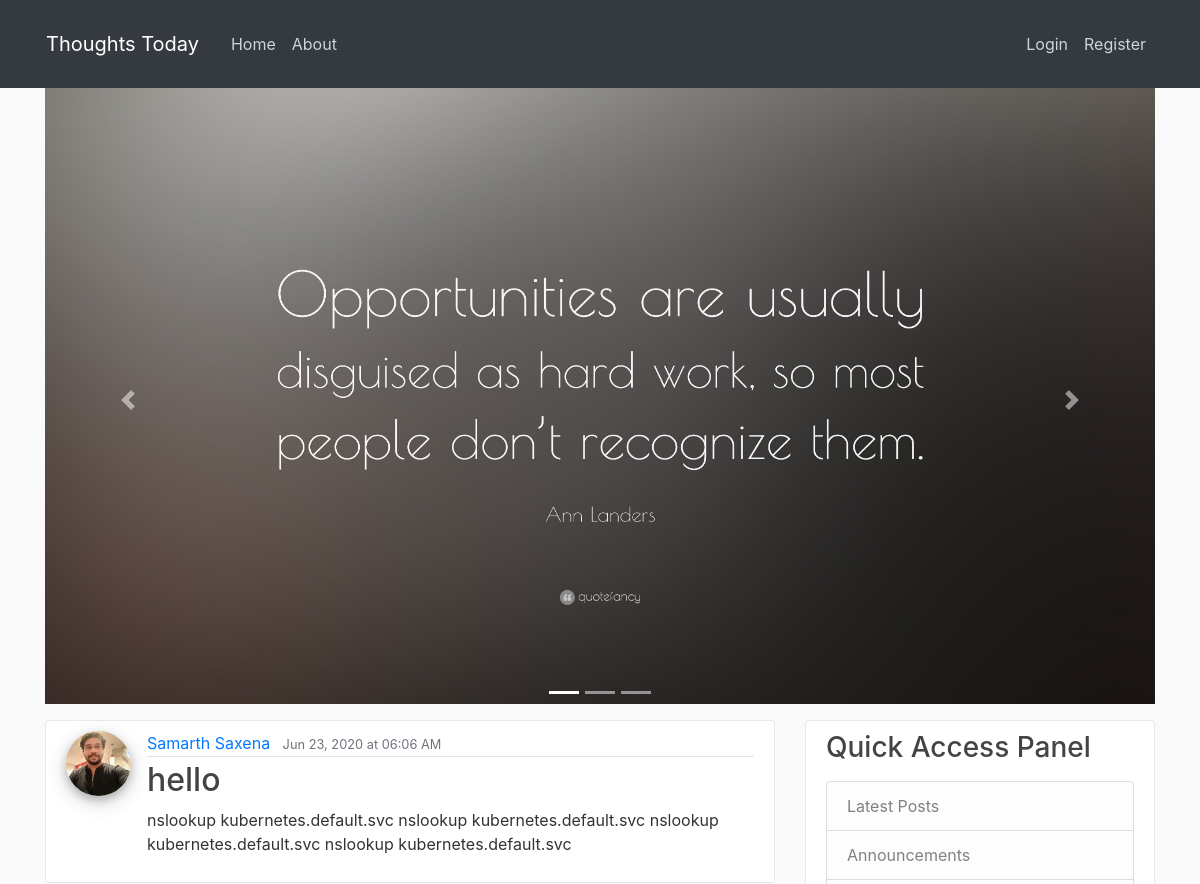
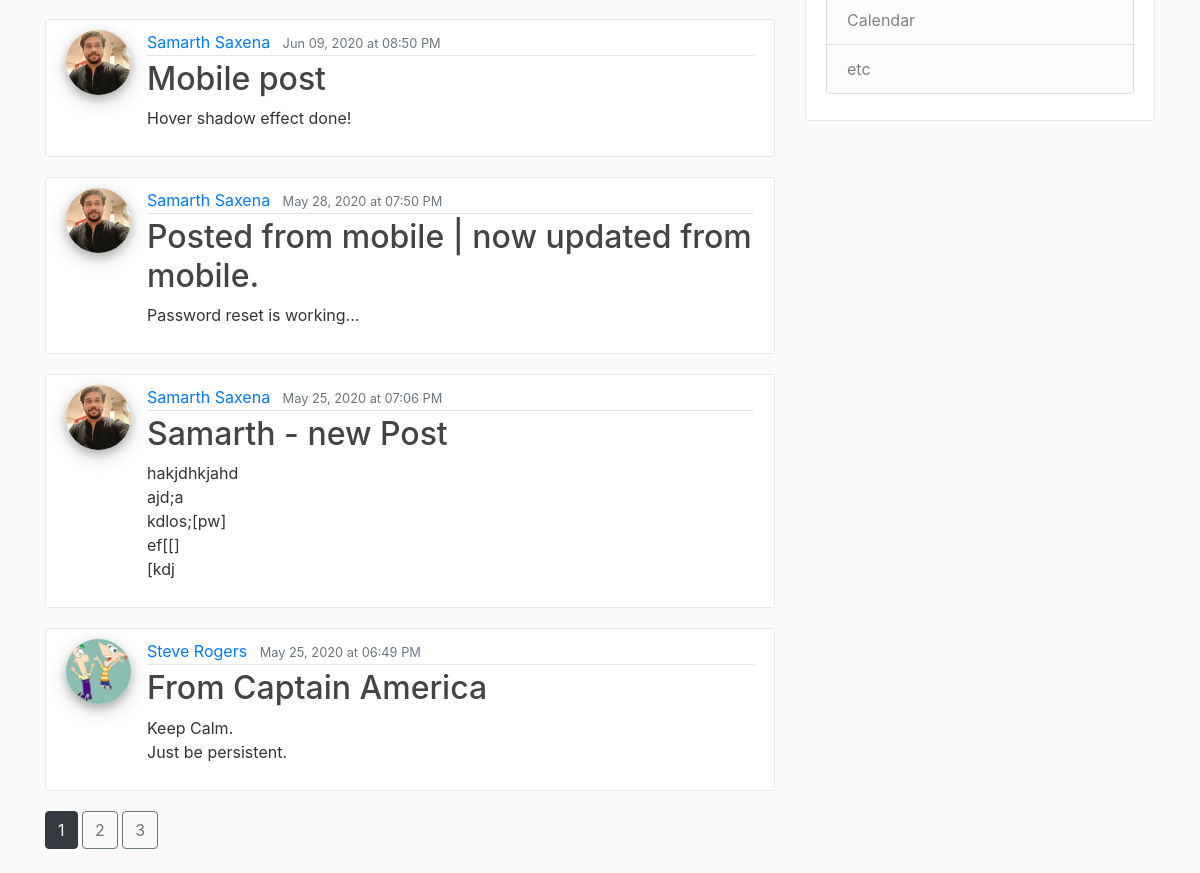
The page /home on the database its author committed (2 pictures, top to bottom).
### flaskblog/models.py (models this page shows, shortened)
class Post(db.Model):
    id = db.Column(db.Integer, primary_key=True)
    title = db.Column(db.String(120), nullable=False)
    date_posted = db.Column(db.DateTime, nullable=False,
                            default=datetime.utcnow)  # Just passing the function as an argument rather executed result of that.
    content = db.Column(db.Text, nullable=False)
    user_id = db.Column(db.Integer, db.ForeignKey('user.id'), nullable=False)

class User(db.Model, UserMixin):
    id = db.Column(db.Integer, primary_key=True)
    username = db.Column(db.String(20), unique=True, nullable=False)
    email = db.Column(db.String(120), unique=True, nullable=False)
    image_file = db.Column(db.String(120), nullable=False, default='default.jpg')
    password = db.Column(db.String(60), nullable=False)
    posts = db.relationship('Post', backref='author',
                            lazy=True)  # backref is just to add the extra attribute to Post model, on the fly.

### flaskblog/main/routes.py (the view)
@main.route("/")
@main.route('/home')
def home():
    page = request.args.get('page', 1, type=int)
    posts = Post.query.order_by(Post.date_posted.desc()).paginate(per_page=PER_PAGE_POSTS)
    return render_template('home.html', posts=posts)

### flaskblog/templates/home.html
{% extends "layout.html"%}
{%block content%}
{% for post in posts.items %}
<article class="media content-section">
    <img class="rounded-circle article-img"
         src="{{ url_for('static', filename='profile_pics/'+post.author.image_file) }}">
    <div class="media-body">
        <div class="article-metadata">
            <a class="mr-2" href="{{ url_for('users.username_post', username=post.author.username) }}">{{ post.author.username
                }}</a>
            <small class="text-muted">{{ post.date_posted.strftime('%b %d, %Y at %I:%M %p') }}</small>
        </div>
        <h2><a class="article-title" href="{{ url_for('posts.post', post_id=post.id) }}">{{ post.title }}</a></h2>
        <p class="article-content">{{ post.content }}</p>
    </div>
</article>
{% endfor %}
{% for page_num in posts.iter_pages( left_edge=1, right_edge=1, left_current=1, right_current=2) %}
{% if page_num %}
{% if posts.page == page_num %}
<a class="btn btn-dark mb-4" href="{{ url_for('main.home', page=page_num) }}">{{ page_num }}</a>
{% else %}
<a class="btn btn-outline-secondary mb-4" href="{{ url_for('main.home', page=page_num) }}">{{ page_num }}</a>
{% endif %}
{% else %}
<small>...</small>
{% endif %}
{% endfor %}
{% endblock content%}

### flaskblog/templates/layout.html (shortened to what this page needs)
<!DOCTYPE html>
<html lang="en" dir="ltr">
<head>
    <link href="{{ url_for('static',filename='bootstrap.min.css') }}"
 rel="stylesheet">
    <link href="{{ url_for('static',filename='main.css') }}" rel="stylesheet" type="text/css">
</head>
<body>
<header class="site-header">
    <nav class="navbar navbar-expand-lg bg-dark navbar-dark fixed-top">
        <div class="container p-3">
            <a class="navbar-brand mr-4" href="/">Thoughts Today</a>
            <div class="collapse navbar-collapse" id="navbarToggle">
                <div class="navbar-nav mr-auto">
                    <a class="nav-item nav-link" href="{{ url_for('main.home') }}">Home</a>
                    <a class="nav-item nav-link" href="{{ url_for('main.about') }}">About</a>
                </div>
                <div class="navbar-nav">
                    {% if current_user.is_authenticated %}
                    <a class="nav-item nav-link" href="{{ url_for('posts.new_post') }}">New Post</a>
                    <a class="nav-item nav-link" data-toggle="tooltip" href="{{ url_for('users.account') }}"
                       title="{{ current_user.username }}">Account Info</a>
                    <a class="nav-item nav-link" href="{{ url_for('users.logout') }}">Logout</a>
                    {% else %}
                    <a class="nav-item nav-link" href="{{ url_for('users.login') }}">Login</a>
                    <a class="nav-item nav-link" href="{{ url_for('users.register') }}">Register</a>
                    {% endif %}
                </div>
            </div>
        </div>
    </nav>
</header>
<main role="main" class="container">
    <div class="carousel slide" data-ride="carousel" id="demo" style="display: flex; width: 100%;">
        <ul class="carousel-indicators">
            <li class="active" data-slide-to="0" data-target="#demo"></li>
            <li data-slide-to="1" data-target="#demo"></li>
            <li data-slide-to="2" data-target="#demo"></li>
        </ul>
        <div class="carousel-inner">
            <div class="carousel-item active">
                <img alt="Thought 1" src="{{ url_for('static', filename='carousel_pics/ann_landers_1.jpg') }}">
            </div>
        </div>
        <a class="carousel-control-prev" data-slide="prev" href="#demo">
            <span class="carousel-control-prev-icon"></span>
        </a>
        <a class="carousel-control-next" data-slide="next" href="#demo">
            <span class="carousel-control-next-icon"></span>
        </a>
    </div>
    <div class="row">
        <div class="col-md-8">
            {% block content %}{% endblock %}
        </div>
        <div class="col-md-4">
            <div class="content-section" data-toggle="tooltip" title="You can put any information here you'd like.">
                <h3>Quick Access Panel</h3>
                <p class='text-muted'>
                <ul class="list-group">
                    <li class="list-group-item list-group-item-light">Latest Posts</li>
                    <li class="list-group-item list-group-item-light">Announcements</li>
                    <li class="list-group-item list-group-item-light">Calendar</li>
                    <li class="list-group-item list-group-item-light">etc</li>
                </ul>
                </p>
            </div>
        </div>
    </div>
</main>
</body>
</html>

### flaskblog/static/main.css (style rules this page uses)
body { background: #fafafa; color: #333333; margin-top: 5em; }
h1, h2, h3, h4, h5, h6 { color: #444444; }
img { max-width: 100%; height: auto; width: auto\9; margin-bottom: 1em; }
.site-header .navbar-nav .nav-link { color: #cbd5db; }
.content-section { background: #ffffff; padding: 10px 20px; border: 1px solid #e8e8e8; border-radius: 3px; margin-bottom: 20px; }
.article-title { color: #444444; }
.article-content { white-space: pre-line; }
.article-img { height: 65px; width: 65px; margin-right: 16px; box-shadow: 0 4px 8px 0 rgba(0, 0, 0, 0.2), 0 6px 20px 0 rgba(0, 0, 0, 0.19); }
.article-metadata { padding-bottom: 1px; margin-bottom: 4px; border-bottom: 1px solid #e3e3e3 }

### rows shown on the page
Post: image_file (picture), author.username "Samarth Saxena", date_posted "Jun 23, 2020 at 06:06 AM", title "hello", content "nslookup kubernetes.default.svc nslookup kubernetes.default.svc nslookup kubernetes.default.svc nslookup kubernetes.default.svc"
Post: image_file (picture), author.username "Samarth Saxena", date_posted "Jun 09, 2020 at 08:50 PM", title "Mobile post", content "Hover shadow effect done!"
Post: image_file (picture), author.username "Samarth Saxena", date_posted "May 28, 2020 at 07:50 PM", title "Posted from mobile | now updated from mobile.", content "Password reset is working..."
Post: image_file (picture), author.username "Samarth Saxena", date_posted "May 25, 2020 at 07:06 PM", title "Samarth - new Post", content "hakjdhkjahd ajd;a kdlos;[pw] ef[[] [kdj"
Post: image_file (placeholder picture), author.username "Steve Rogers", date_posted "May 25, 2020 at 06:49 PM", title "From Captain America", content "Keep Calm. Just be persistent."

### other values the page prints
{{ page_num }} "1"
{{ page_num }} "2" "3"
